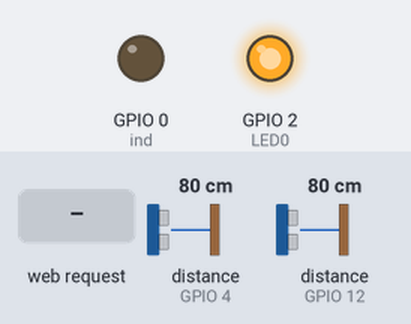
The sketch below on a simulated ESP8266 (NodeMCU). On the bench: output pins drawn as LEDs (lit = HIGH). Wiring (inferred from the names in the program): 2 × ultrasonic range finder: trigger GPIO 5, echo GPIO 4 / trigger GPIO 13, echo GPIO 12. Inputs (shaded band) come from the test bench; at power-on: distance to the obstacle (sensors on GPIO 4, GPIO 12) 80 cm. The echo pulse lasts 58.3 µs per cm; WiFi joins after 1.5 s; servers stay silent unless stated; pins used as bus, display or sensor lines are not drawn; what the sketch prints to the serial monitor is not drawn.

Above: at 11.3 s.
11.4 s: distance to the obstacle (sensor on GPIO 4) set to 74 cm
12.9 s: distance to the obstacle (sensor on GPIO 4) set to 65 cm
At 14.0 s:
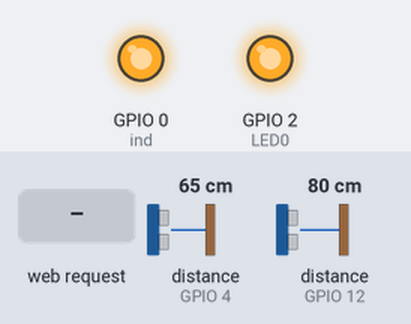
14.4 s: HTTP request GET /light/0 received
At 14.7 s:
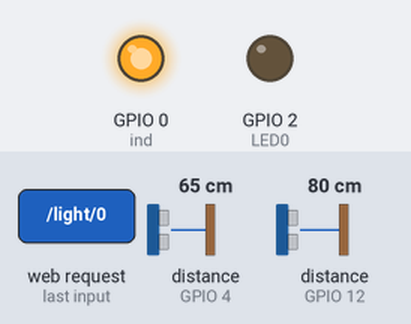
15.9 s: distance to the obstacle (sensor on GPIO 12) set to 64 cm
At 17.1 s:
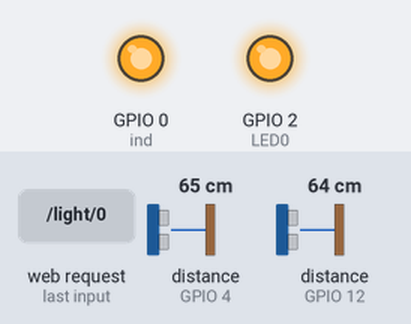
Timing chart, 0 to 18.4 s (numbered marks = the images above; inputs shaded):
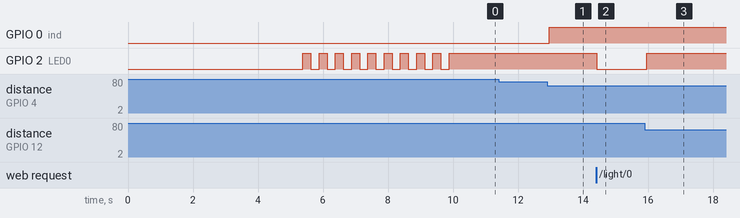

The sketch:

ESP8266_1.ino
```cpp
#include <ESP8266WiFi.h>
#include <ESP8266WebServer.h>

#define     LED0      2

ESP8266WebServer server(80);

const int trigPin = 5;//D1
const int echoPin = 4;//D2
const int ind = 0;

const int trigPin1=13; //D7
const int echoPin1= 12; //D6
const int ind1 = 2;

int automatic = 1;
int manual = 0;

IPAddress ip(192, 168, 43, 100);


// defines variables
long duration, duration1;
int distance,distance1;

//delay set and flags set
int d = 20;
int detectA = 0,detectB=0;
int halfdetected=0,resetcounter=0;
int initialA,initialB;
int counter=0, persons  = 0;


void swap(int &a, int &b){
  int temp = a;
  a = b;
  b = temp;
}

void bsort(int *a, int len)
{
  for(int i = 0; i<len; i++){
    for(int j=1; j<len - i; j++){
      if(a[j-1]>a[j]){
        swap(a[j],a[j-1]);
      }
    }
  }
}

//normalises the initial distance over 100 results
int finddistance(int trigPin,int echoPin){
  int lt[100];
  int lt_length = 100;
  for(int i=0; i<lt_length; i++){
    digitalWrite(trigPin, HIGH);
    delayMicroseconds(10);
    digitalWrite(trigPin, LOW);
    // Reads the echoPin, returns the sound wave travel time in microseconds
    duration = pulseIn(echoPin, HIGH);
    distance= duration*0.034/2;
    lt[i] = distance;
    delay(d);
   }
   bsort(lt, lt_length);
   Serial.println();
   Serial.println(trigPin);
   Serial.println(lt[50]);
   return lt[50];
}

void CheckWiFiConnectivity()
  {
    while(WiFi.status() != WL_CONNECTED)
    {
      for(int i=0; i < 10; i++)
      {
        digitalWrite(LED0, !HIGH);
        delay(250);
        digitalWrite(LED0, !LOW);
        delay(250);
        Serial.print(".");
      }
      Serial.println("");
    }
  }

//===================roothandle==========================

void ontwo(){
  digitalWrite(2,LOW);
  String s = "on";
  s = "{\"light\" : true}";
  server.send(200, "text/plain", s);
}

void offtwo(){
  digitalWrite(2,HIGH);
  String s = "off";
  s = "{\"light\" : false}";
  server.send(200, "text/plain", s);
}

void response(){
  String s;
  s = String("{\"persons\":") + String(persons) +String("}");
  server.send(200, "text/plain", s);
}

void handleRoot() {
  String s = "you did not input anything";
  server.send(200, "text/plain", s);
}

void query(){
  int stat = digitalRead(2);
  //Serial.println(stat);
  String s;
  if(stat == 0)
    s = "{\"light\" : true,";
  else if(stat == 1)
    s = "{\"light\" : false,";

  s += String("\"persons\":") + String(persons) +String("}");
  server.send(200,"text/plain",s);

}


void setup() {
  pinMode(trigPin, OUTPUT); // Sets the trigPin as an Output
  pinMode(echoPin, INPUT);  // Sets the echoPin as an Input
  pinMode(trigPin1, OUTPUT);// Sets the trigPin as an Output
  pinMode(echoPin1, INPUT); // Sets the echoPin as an Input
  pinMode(ind, OUTPUT);
  pinMode(ind1, OUTPUT);

  Serial.begin(115200); // Starts the serial communication
  Serial.println("i have begun");
  //clear the triggerpin in setup
  digitalWrite(trigPin, LOW);
  digitalWrite(trigPin1, LOW);

  delay(100);
  //
  initialA= finddistance(trigPin,echoPin);
  initialB= finddistance(trigPin1,echoPin1);
  Serial.println(initialA);
  Serial.println(initialB);


  if(WiFi.status() == WL_CONNECTED)
    {
      WiFi.disconnect();
      WiFi.mode(WIFI_OFF);
      delay(50);
    }

    WiFi.begin("ubuntu-wifi", "ubuntuwifi");      // The SSID That We Want To Connect To
    //WiFi.config(ip);

    // Printing Message For User That Connetion Is On Process ---------------
    Serial.println("!--- Connecting To " + WiFi.SSID() + " ---!");

    // WiFi Connectivity ----------------------------------------------------
    CheckWiFiConnectivity();
    Serial.println("connected to pepsimaster");
    Serial.println(WiFi.localIP());
    server.on("/", handleRoot);
    server.on("/light/0",ontwo);
    server.on("/light/1",offtwo);
    server.on("/countpersons",response);
    server.on("/query",query);
    server.begin();
    Serial.println("HTTP server started");
}

void loop() {
  // Sets the trigPin on HIGH state for 10 micro seconds
  digitalWrite(trigPin, HIGH);
  delayMicroseconds(10);
  digitalWrite(trigPin, LOW);
  // Reads the echoPin, returns the sound wave travel time in microseconds
  duration = pulseIn(echoPin, HIGH);

  delay(d);
  distance= duration*0.034/2;

  //whenever A detects
  if(initialA - distance > 10){
    if(detectA == 0){
      detectA = 1;
      digitalWrite(ind, HIGH);
      if(detectB == 1){
        persons--;
        halfdetected = 0;
        counter = 0;
      }
      else{
        halfdetected = 1;
      }
      Serial.print("Distance and persons ");
      Serial.println(distance + String(" ") + persons);
    }
    else if(halfdetected == 1)
      counter = 0;
  }


  // Sets the trigPin on HIGH state for 10 micro seconds
  digitalWrite(trigPin1, HIGH);
  delayMicroseconds(10);
  digitalWrite(trigPin1, LOW);
  // Reads the echoPin, returns the sound wave travel time in microseconds
  duration1 = pulseIn(echoPin1, HIGH);

  delay(d);

  // Calculating the distance


  distance1= duration1*0.034/2;

  //whenever B detects
  if(initialB - distance1 > 10){
    if(detectB==0){
      detectB = 1;
      digitalWrite(ind1, HIGH);
      if(detectA == 1){
        persons++;
        halfdetected = 0;
        counter = 0;
      }
      else{
        halfdetected = 1;
      }
      Serial.print("Distance1: and persons");
      Serial.println(distance1 + String(" ") + persons);
    }
    else if(halfdetected==1)
      counter = 0;
  }


  if(halfdetected == 1){
    counter++;
    if(counter > 10){
      halfdetected = 0;
      detectA=0;
      detectB =0;
      counter = 0;
      digitalWrite(ind, LOW);
      digitalWrite(ind1, LOW);
    }
  }
  else
   counter = 0;

  //resets everything if the distances are consistent for more than 10 times
  if(halfdetected == 0 && detectA && initialA-distance < 10 && initialB-distance1 < 10){
    resetcounter++;
  }
  else
    resetcounter  = 0;
  if(resetcounter >= 10){
      detectA = 0;
      detectB = 0;
      digitalWrite(ind, LOW);
      digitalWrite(ind1, LOW);
  }

  server.handleClient();
}
```

Measured:
- the behaviour switches between 70 and 69 cm on distance to the obstacle (sensor on GPIO 4) (found by bisection; images 0 and 1)
- the behaviour switches between 70 and 69 cm on distance to the obstacle (sensor on GPIO 12) (found by bisection; images 2 and 3)
- after the input at 11.4 s, every drawn part: stays the same
- after the input at 12.9 s, GPIO 0 (ind): LOW → HIGH after 0.06 s
- after the input at 14.4 s, GPIO 2 (LED0): HIGH → LOW at once
- after the input at 15.9 s, GPIO 2 (LED0): LOW → HIGH after 0.06 s
